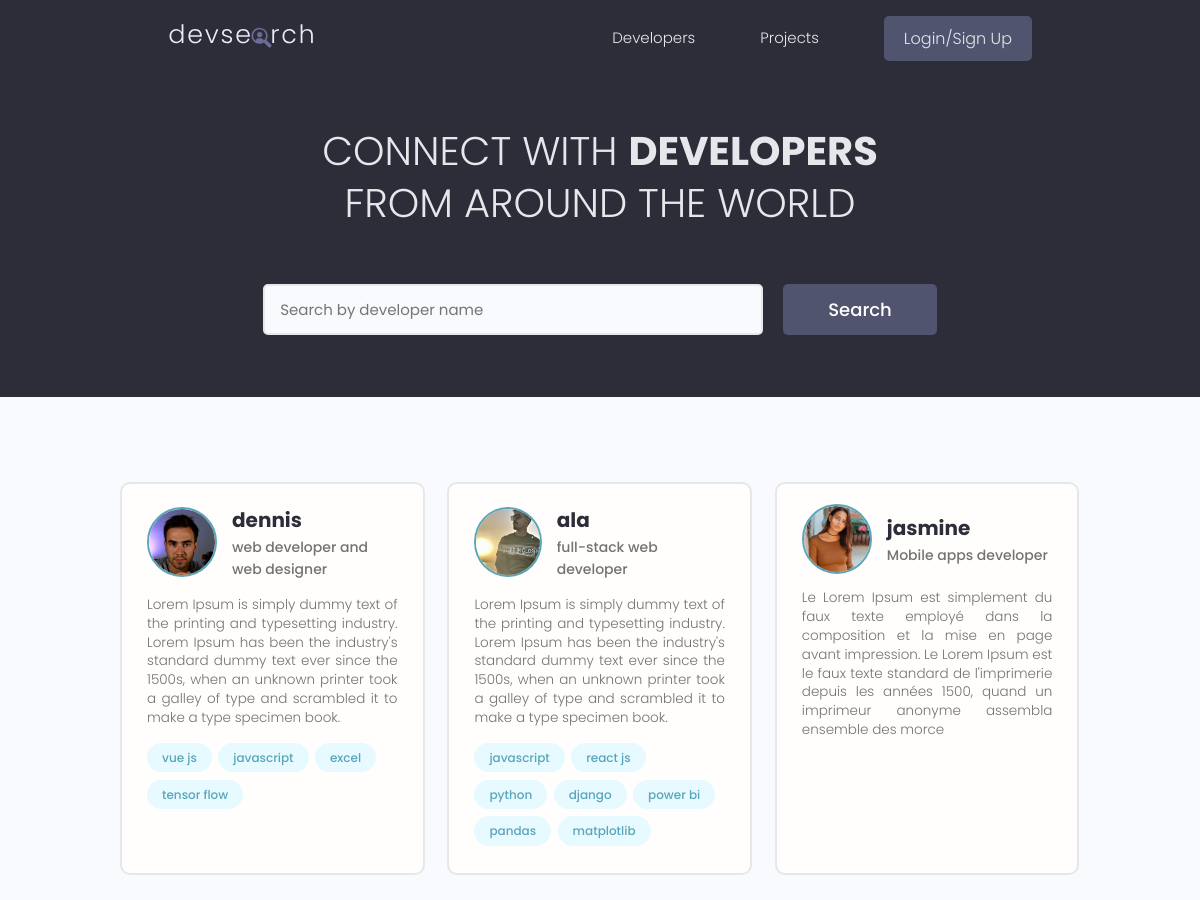
The page / on the database its author committed.
### users/models.py (models this page shows, shortened)
class Profile(models.Model):
    user = models.OneToOneField(User, on_delete=models.CASCADE, blank=True, null=True) # user deleted --> profile deleted
    name = models.CharField(max_length=50, blank=True, null=True)
    username = models.CharField(max_length=50, blank=True, null=True)
    email = models.CharField(max_length=100, blank=True, null=True)
    location =  models.CharField(max_length=100, blank=True, null=True)
    short_intro = models.CharField(max_length=100, blank=True, null=True)
    bio = models.TextField(blank=True, null=True)
    profile_image = models.ImageField(default='profiles/user-default.png', upload_to='profiles/')
    social_github = models.CharField(max_length=200, blank=True, null=True)
    social_twitter = models.CharField(max_length=200, blank=True, null=True)
    social_linkedin = models.CharField(max_length=200, blank=True, null=True)
    social_youtube = models.CharField(max_length=200, blank=True, null=True)
    social_website = models.CharField(max_length=200, blank=True, null=True)
    created = models.DateTimeField(auto_now_add=True)
    id = models.UUIDField(default=uuid.uuid4, primary_key=True, editable=False, unique=True)

class Skill(models.Model):
    owner = models.ForeignKey(Profile, on_delete=models.CASCADE, blank=True, null=True)
    name = models.CharField(max_length=50, blank=True, null=True)
    description = models.TextField(blank=True, null=True)
    created = models.DateTimeField(auto_now_add=True)
    id = models.UUIDField(default=uuid.uuid4, primary_key=True, editable=False, unique=True)
    def __str__(self):
        return str(self.name)

### users/views.py (the view)
# urls.py: path('', views.profiles, name='profiles'),
def profiles(request):
    profiles, search_query = searchProfiles(request)
    profiles, custom_range = paginateProfiles(request, profiles, 6)
    context = {'profiles': profiles, 'search_query': search_query, 'custom_range': custom_range}
    return render(request, 'users/profiles.html', context)

### users/utils.py (called while the page is built)
def searchProfiles(request):
    search_query = ''
    if request.GET.get('search_query'): # request.GET --> dict(k, v) where k='search_query'
        search_query = request.GET.get('search_query')
    skills = Skill.objects.filter(name__icontains=search_query)
    profiles = Profile.objects.distinct().filter(
        Q(name__icontains=search_query) |
        Q(short_intro__icontains=search_query) |
        Q(skill__in=skills)
    )
    return profiles, search_query

def paginateProfiles(request, profiles, results):
    page = request.GET.get('page')
    paginator = Paginator(profiles, results)
    try:
        profiles = paginator.page(page)
    except PageNotAnInteger:
        page = 1
        profiles = paginator.page(page)
    except EmptyPage:
        page = paginator.num_pages
        profiles = paginator.page(page)  # profiles = <page {{page}} of {{paginator.num_pages}}>
        print(profiles)
    left_index = int(page) - 4        # 5 > 4 : we always subtract 1 from the right_index, range(1, 5) -> 1, 2, 3 ,4
    if left_index < 1:
        left_index = 1
    right_index = int(page) + 5
    if right_index > paginator.num_pages:
        right_index = paginator.num_pages + 1
    custom_range = range(left_index, right_index)
    return profiles, custom_range

### users/templates/users/profiles.html (shortened to what this page needs)
{% extends 'main.html' %}
{% block content %}
  <main class="home">
    <section class="hero-section text-center">
      <div class="container container--narrow">
        <div class="hero-section__box">
          <h2>CONNECT WITH <span>DEVELOPERS</span></h2>
          <h2>FROM AROUND THE WORLD</h2>
        </div>
        <div class="hero-section__search">
          <form id="searchForm" class="form" action="{% url 'profiles' %}" method="get">
            <div class="form__field">
              <input class="input input--text" id="formInput#search" type="text" name="search_query"
                placeholder="Search by developer name" value="{{search_query}}"/>
            </div>
            <input class="btn btn--sub btn--lg" type="submit" value="Search" />
          </form>
        </div>
      </div>
    </section>
    <section class="devlist">
      <div class="container">
        <div class="grid grid--three">
          {% for profile in profiles %}
          <div class="column card">
            <div class="dev">
              {% if request.user.profile.id == profile.id %}
              <a href="{% url 'account'%}" class="card__body">
                <div class="dev__profile">
                  <img class="avatar avatar--md" src="{{profile.profile_image.url}}" alt="image" />
                  <div class="dev__meta">
                    <h3>{{profile.username}}</h3>
                    <h5>{{profile.short_intro}}</h5>
                  </div>
                </div>
                <p class="dev__info">
                    {{profile.bio|slice:'245'}}
                </p>
                <div class="dev__skills">
                  {% for skill in profile.skill_set.all %}
                  <span class="tag tag--pill tag--main">
                    <small>{{skill}}</small>
                  </span>
                  {% endfor %}
                </div>
              </a>
              {% else %}
              <a href="{% url 'profile' profile.id %}" class="card__body">
                <div class="dev__profile">
                  <img class="avatar avatar--md" src="{{profile.profile_image.url}}" alt="image" />
                  <div class="dev__meta">
                    <h3>{{profile.username}}</h3>
                    <h5>{{profile.short_intro}}</h5>
                  </div>
                </div>
                <p class="dev__info">
                    {{profile.bio|slice:'245'}}
                </p>
                <div class="dev__skills">
                  {% for skill in profile.skill_set.all %}
                  <span class="tag tag--pill tag--main">
                    <small>{{skill}}</small>
                  </span>
                  {% endfor %}
                </div>
              </a>
              {% endif %}
            </div>
          </div>
          {% endfor %}
        </div>
      </div>
    </section>
  </main>
{% endblock content %}

### static/styles/app.css (style rules this page uses)
:root { --color-sub: #2d2d39; }
.btn--sub { background-color: var(--color-sub-light); }
.card { border: 2px solid var(--color-light); }
img { width: 100%; }
.hero-section { height: 40vh; display: flex; align-items: center; background-color: var(--color-sub); }
.hero-section__box { margin-bottom: 4rem; }
.hero-section__box > h2, .hero-section__box > h2 > span { font-size: 4rem; color: var(--color-light); line-height: 1.3; text-transform: uppercase; }
.hero-section__box > h2 { font-weight: 300; }
.hero-section__box > h2 > span { font-weight: 700; }
.hero-section__search > .form { display: flex; align-items: center; justify-content: center; gap: 2rem; }
.hero-section__search > .form input.input--text { width: 50rem; }
.devlist { margin-top: 8rem; }
.devlist .grid { align-items: stretch; }
.devlist .dev .dev__profile { display: flex; align-items: center; gap: 1.5rem; }
.devlist .dev .dev__meta h3 { color: var(--color-sub); font-size: 2rem; font-weight: 700; }
.devlist .dev .dev__meta h5 { color: var(--color-text); font-size: 1.4rem; font-weight: 500; }
.devlist .dev .dev__info { margin: 1.5rem 0; font-size: 1.35rem; line-height: 1.4; text-align: justify; }

### static/uikit/styles/modules/_variables.css (style rules this page uses)
:root { --color-main: #5aa5b9; --color-main-light: #e6faff; --color-sub: #3f4156; --color-sub-light: #51546e; --color-sub-lighter: #ededfd; --color-text: #737373; --color-gray: #8b8b8b; --color-light: #e5e7eb; --color-light-gray: #767676; --color-bg: #f8fafd; --color-white: #fffefd; --color-white-light: #f3f3f3; --color-success: #359e64; --color-success-bg: #def8e8; --color-error: #fc4b0b; --color-error-bg: #fff2ee; --font-base: 'Poppins', arial, helvetica, 'Segoe UI', roboto, ubuntu, sans-serif; --font-monospace: 'Fira Code', 'Courier New', courier, monospace; --font-regular: 300; --font-medium: 500; --font-bold: 700; --generic-shadow: 1px 1px 5px #00000010; --generic-transition: all 0.3s ease-in-out; }

### static/uikit/styles/modules/_base.css (style rules this page uses)
* { margin: 0; padding: 0; box-sizing: border-box; text-rendering: optimizeLegibility; color: inherit; font-size: inherit; }
html { font-size: 50%; }
@media only screen and (min-width: 480px) { html { font-size: 56.25%; } }
@media only screen and (min-width: 1200px) { html { font-size: 62.5%; } }

### static/uikit/styles/modules/_typography.css (style rules this page uses)
* { font-family: var(--font-base); }
h2 { font-size: 3.6rem; font-weight: var(--font-bold); }
h3 { font-size: 3.2rem; font-weight: var(--font-medium); }
h5 { font-size: 2.4rem; font-weight: var(--font-medium); }
h5, h6 { font-weight: var(--font-regular); }
p, span, strong { font-size: 1.6rem; color: var(--color-text); font-weight: var(--font-regular); }
a { padding-bottom: 2px; text-decoration: none; display: inline-block; color: var(--color-main); font-weight: var(--font-medium); }

### static/uikit/styles/modules/_utilities.css (style rules this page uses)
.container { width: 92%; max-width: 165rem; margin: 0 auto; box-sizing: border-box; }
.container--narrow { width: 92%; max-width: 120rem; }
@media screen and (min-width: 1000px) { .container { width: 90%; } }
@media screen and (min-width: 1000px) { .container--narrow { width: 85%; } }
@media screen and (min-width: 1200px) { .container { width: 80%; } }
@media screen and (min-width: 1200px) { .container--narrow { width: 72%; } }
.text-center { text-align: center; }

### static/uikit/styles/modules/_avatar.css (style rules this page uses)
.avatar { border-radius: 50%; border: 2px solid var(--color-main); object-fit: cover; }
.avatar--md { height: 7rem; width: 7rem; }

### static/uikit/styles/modules/_button.css (style rules this page uses)
.btn { display: inline-block; position: relative; cursor: pointer; background-color: var(--color-light); font-weight: var(--font-medium); color: var(--color-sub); text-decoration: none; padding: 1rem 2rem; border-radius: 0.5rem; border: none; width: -webkit-fit-content; width: -moz-fit-content; width: fit-content; height: -webkit-fit-content; height: -moz-fit-content; height: fit-content; font-size: 1.6rem; outline-width: 0; outline-color: transparent; -webkit-backface-visibility: hidden; backface-visibility: hidden; transition: all 0.3s ease-in-out; }
.btn--sub { background-color: var(--color-sub); color: var(--color-white); }
.btn--lg { font-size: 1.8rem; padding: 1.2rem 4.5rem; }

### static/uikit/styles/modules/_card.css (style rules this page uses)
.card { border-radius: 1rem; background-color: var(--color-white); border: 1.5px solid var(--color-light); width: auto; height: auto; margin-top: 0.5rem; margin-bottom: 0.5rem; overflow: hidden; }
.card__body, .card__header { padding: 2rem 2.5rem; }

### rows shown on the page
Profile: profile_image (picture), username "dennis", short_intro "web developer and web designer", bio "Lorem Ipsum is simply dummy text of the printing and typesetting industry. Lorem Ipsum has been the industry's standard dummy text ever since the 1500s, when an unknown printer took a galley of type and scrambled it to make a type specimen book."
Skill: name "vue js"
Skill: name "javascript"
Skill: name "excel"
Skill: name "tensor flow"
Profile: profile_image (picture), username "ala", short_intro "full-stack web developer", bio "Lorem Ipsum is simply dummy text of the printing and typesetting industry. Lorem Ipsum has been the industry's standard dummy text ever since the 1500s, when an unknown printer took a galley of type and scrambled it to make a type specimen book."
Skill: name "javascript"
Skill: name "react js"
Skill: name "python"
Skill: name "django"
Skill: name "power bi"
Skill: name "pandas"
Skill: name "matplotlib"
Profile: profile_image (picture), username "jasmine", short_intro "Mobile apps developer", bio "Le Lorem Ipsum est simplement du faux texte employé dans la composition et la mise en page avant impression. Le Lorem Ipsum est le faux texte standard de l'imprimerie depuis les années 1500, quand un imprimeur anonyme assembla ensemble des morce"
